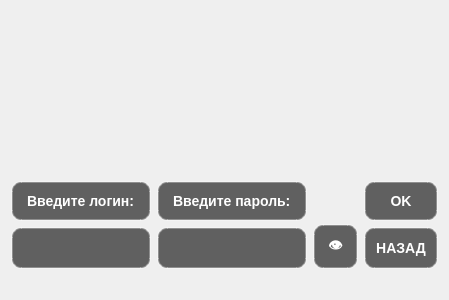
<?xml version="1.0" encoding="UTF-8"?>
<ui version="4.0">
 <class>USERS_FORM</class>
 <widget class="QWidget" name="USERS_FORM">
  <property name="geometry">
   <rect>
    <x>0</x>
    <y>0</y>
    <width>411</width>
    <height>300</height>
   </rect>
  </property>
  <property name="windowTitle">
   <string>Form</string>
  </property>
  <layout class="QVBoxLayout" name="verticalLayout_4">
   <item>
    <spacer name="verticalSpacer_7">
     <property name="orientation">
      <enum>Qt::Orientation::Vertical</enum>
     </property>
     <property name="sizeHint" stdset="0">
      <size>
       <width>20</width>
       <height>40</height>
      </size>
     </property>
    </spacer>
   </item>
   <item>
    <spacer name="verticalSpacer_6">
     <property name="orientation">
      <enum>Qt::Orientation::Vertical</enum>
     </property>
     <property name="sizeHint" stdset="0">
      <size>
       <width>20</width>
       <height>40</height>
      </size>
     </property>
    </spacer>
   </item>
   <item>
    <spacer name="verticalSpacer_5">
     <property name="orientation">
      <enum>Qt::Orientation::Vertical</enum>
     </property>
     <property name="sizeHint" stdset="0">
      <size>
       <width>20</width>
       <height>40</height>
      </size>
     </property>
    </spacer>
   </item>
   <item>
    <spacer name="verticalSpacer_4">
     <property name="orientation">
      <enum>Qt::Orientation::Vertical</enum>
     </property>
     <property name="sizeHint" stdset="0">
      <size>
       <width>20</width>
       <height>40</height>
      </size>
     </property>
    </spacer>
   </item>
   <item>
    <spacer name="verticalSpacer_2">
     <property name="orientation">
      <enum>Qt::Orientation::Vertical</enum>
     </property>
     <property name="sizeHint" stdset="0">
      <size>
       <width>20</width>
       <height>40</height>
      </size>
     </property>
    </spacer>
   </item>
   <item>
    <layout class="QHBoxLayout" name="horizontalLayout">
     <item>
      <spacer name="horizontalSpacer">
       <property name="orientation">
        <enum>Qt::Orientation::Horizontal</enum>
       </property>
       <property name="sizeHint" stdset="0">
        <size>
         <width>40</width>
         <height>20</height>
        </size>
       </property>
      </spacer>
     </item>
     <item>
      <layout class="QVBoxLayout" name="verticalLayout_2">
       <item>
        <widget class="QLabel" name="label">
         <property name="styleSheet">
          <string notr="true">QLabel {
    background: rgba(0, 0, 0, 0.6);
    color: white;
    border: 2px solid rgba(255, 255, 255, 0.3);
    border-radius: 10px;
    font-size: 14px;
    font-weight: bold;
    padding: 10px;
}


</string>
         </property>
         <property name="text">
          <string>Введите логин:</string>
         </property>
        </widget>
       </item>
       <item>
        <widget class="QLineEdit" name="lineEdit_2">
         <property name="styleSheet">
          <string notr="true">QLineEdit {
    background: rgba(0, 0, 0, 0.6);
    color: white;
    border: 2px solid rgba(255, 255, 255, 0.3);
    border-radius: 10px;
    font-size: 14px;
    font-weight: bold;
    padding: 10px;
}

QLineEdit:hover {
    background: rgba(100, 100, 100, 0.7);
    border-color: rgba(255, 255, 255, 0.6);
}

QLineEdit:pressed {
    background: rgba(50, 50, 50, 0.8);
}
</string>
         </property>
        </widget>
       </item>
      </layout>
     </item>
     <item>
      <layout class="QVBoxLayout" name="verticalLayout">
       <item>
        <widget class="QLabel" name="label_2">
         <property name="styleSheet">
          <string notr="true">QLabel {
    background: rgba(0, 0, 0, 0.6);
    color: white;
    border: 2px solid rgba(255, 255, 255, 0.3);
    border-radius: 10px;
    font-size: 14px;
    font-weight: bold;
    padding: 10px;
}

</string>
         </property>
         <property name="text">
          <string>Введите пароль:</string>
         </property>
        </widget>
       </item>
       <item>
        <widget class="QLineEdit" name="lineEdit">
         <property name="styleSheet">
          <string notr="true">QLineEdit {
    background: rgba(0, 0, 0, 0.6);
    color: white;
    border: 2px solid rgba(255, 255, 255, 0.3);
    border-radius: 10px;
    font-size: 14px;
    font-weight: bold;
    padding: 10px;
}

QLineEdit:hover {
    background: rgba(100, 100, 100, 0.7);
    border-color: rgba(255, 255, 255, 0.6);
}

QLineEdit:pressed {
    background: rgba(50, 50, 50, 0.8);
}
</string>
         </property>
        </widget>
       </item>
      </layout>
     </item>
     <item>
      <layout class="QVBoxLayout" name="verticalLayout_5">
       <item>
        <spacer name="verticalSpacer">
         <property name="orientation">
          <enum>Qt::Orientation::Vertical</enum>
         </property>
         <property name="sizeHint" stdset="0">
          <size>
           <width>20</width>
           <height>40</height>
          </size>
         </property>
        </spacer>
       </item>
       <item>
        <widget class="QPushButton" name="pushButton_2">
         <property name="sizePolicy">
          <sizepolicy hsizetype="Fixed" vsizetype="Fixed">
           <horstretch>0</horstretch>
           <verstretch>0</verstretch>
          </sizepolicy>
         </property>
         <property name="minimumSize">
          <size>
           <width>45</width>
           <height>45</height>
          </size>
         </property>
         <property name="maximumSize">
          <size>
           <width>45</width>
           <height>45</height>
          </size>
         </property>
         <property name="styleSheet">
          <string notr="true">QPushButton {
    background: rgba(0, 0, 0, 0.6);
    color: white;
    border: 2px solid rgba(255, 255, 255, 0.3);
    border-radius: 10px;
    font-size: 14px;
    font-weight: bold;
    padding: 10px;
}

QPushButton:hover {
    background: rgba(100, 100, 100, 0.7);
    border-color: rgba(255, 255, 255, 0.6);
}

QPushButton:pressed {
    background: rgba(50, 50, 50, 0.8);
}
       QPushButton:pressed {
         background: rgba(50, 50, 50, 0.8);
}</string>
         </property>
         <property name="text">
          <string>👁</string>
         </property>
        </widget>
       </item>
      </layout>
     </item>
     <item>
      <layout class="QVBoxLayout" name="verticalLayout_3">
       <item>
        <widget class="QPushButton" name="OK">
         <property name="styleSheet">
          <string notr="true">QPushButton {
    background: rgba(0, 0, 0, 0.6);
    color: white;
    border: 2px solid rgba(255, 255, 255, 0.3);
    border-radius: 10px;
    font-size: 14px;
    font-weight: bold;
    padding: 10px;
}

QPushButton:hover {
    background: rgba(100, 100, 100, 0.7);
    border-color: rgba(255, 255, 255, 0.6);
}

QPushButton:pressed {
    background: rgba(50, 50, 50, 0.8);
}
       QPushButton:pressed {
         background: rgba(50, 50, 50, 0.8);
}</string>
         </property>
         <property name="text">
          <string>OK</string>
         </property>
        </widget>
       </item>
       <item>
        <widget class="QPushButton" name="pushButton">
         <property name="minimumSize">
          <size>
           <width>0</width>
           <height>30</height>
          </size>
         </property>
         <property name="maximumSize">
          <size>
           <width>16777215</width>
           <height>50</height>
          </size>
         </property>
         <property name="styleSheet">
          <string notr="true">QPushButton {
    background: rgba(0, 0, 0, 0.6);
    color: white;
    border: 2px solid rgba(255, 255, 255, 0.3);
    border-radius: 10px;
    font-size: 14px;
    font-weight: bold;
    padding: 10px;
}

QPushButton:hover {
    background: rgba(100, 100, 100, 0.7);
    border-color: rgba(255, 255, 255, 0.6);
}

QPushButton:pressed {
    background: rgba(50, 50, 50, 0.8);
}
       QPushButton:pressed {
         background: rgba(50, 50, 50, 0.8);
}</string>
         </property>
         <property name="text">
          <string>НАЗАД</string>
         </property>
        </widget>
       </item>
      </layout>
     </item>
     <item>
      <spacer name="horizontalSpacer_3">
       <property name="orientation">
        <enum>Qt::Orientation::Horizontal</enum>
       </property>
       <property name="sizeHint" stdset="0">
        <size>
         <width>40</width>
         <height>20</height>
        </size>
       </property>
      </spacer>
     </item>
    </layout>
   </item>
   <item>
    <spacer name="horizontalSpacer_2">
     <property name="orientation">
      <enum>Qt::Orientation::Horizontal</enum>
     </property>
     <property name="sizeHint" stdset="0">
      <size>
       <width>379</width>
       <height>20</height>
      </size>
     </property>
    </spacer>
   </item>
  </layout>
 </widget>
 <resources/>
 <connections/>
</ui>
